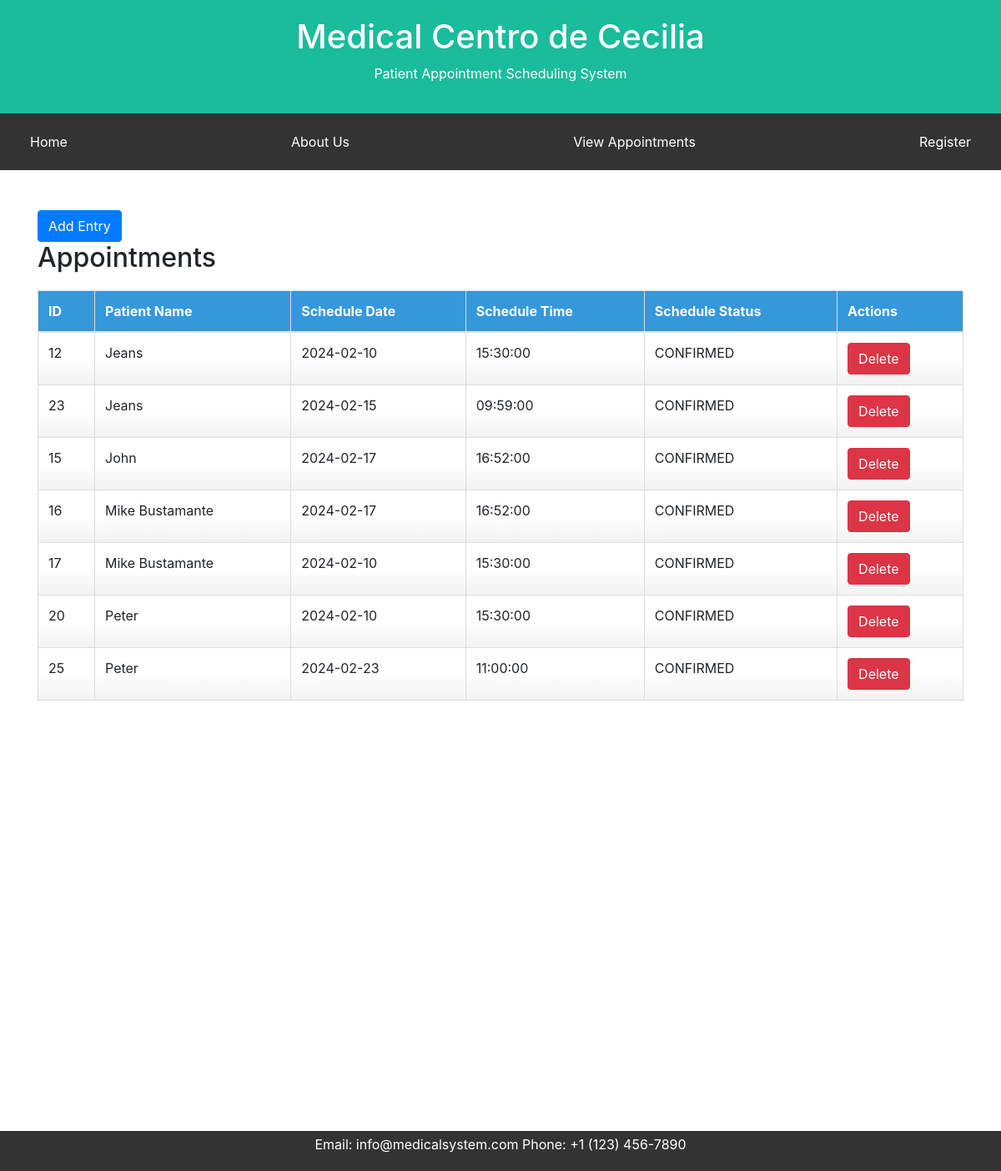
The page /view_appointment.php on the database its author committed.
### tables this page shows
CREATE TABLE `appointment` (
  `a_id` int(11) NOT NULL,
  `s_id` int(11) NOT NULL,
  `p_id` int(11) NOT NULL
);

CREATE TABLE `patient` (
  `p_id` int(11) NOT NULL,
  `p_name` varchar(50) NOT NULL,
  `p_email` varchar(50) NOT NULL
);

CREATE TABLE `schedule` (
  `s_id` int(11) NOT NULL,
  `s_date` date NOT NULL,
  `s_time` time NOT NULL,
  `s_status` varchar(50) NOT NULL DEFAULT 'Pending'
);

### view_appointment.php (the view, shortened to what this page needs)
<?php include_once 'templates/header.php'; ?>
<?php include 'includes/db_connection.php'; ?>
<body>
    <div class="container mt-5" style="padding-bottom: 500px;">
        <button class="btn btn-primary" data-toggle="modal" data-target="#appointmentModal">Add Entry</button>
        <div>
            <h2>Appointments</h2>
            <table class="table">
                <thead>
                    <tr>
                        <th>ID</th>
                        <th>Patient Name</th>
                        <th>Schedule Date</th>
                        <th>Schedule Time</th>
                        <th>Schedule Status</th>
                        <th>Actions</th>
                    </tr>
                </thead>
                <tbody>
                    <?php
                    $appointments = $conn->query("
                        SELECT a.a_id, p.p_name, s.s_date, s.s_time, s.s_status
                        FROM appointment a
                        JOIN patient p ON a.p_id = p.p_id
                        JOIN schedule s ON a.s_id = s.s_id
                    ");
                   foreach ($appointments as $appointment) {
    echo "<tr>";
    echo "<td>{$appointment['a_id']}</td>";
    echo "<td>{$appointment['p_name']}</td>";
    echo "<td>{$appointment['s_date']}</td>";
    echo "<td>{$appointment['s_time']}</td>";
    echo "<td>{$appointment['s_status']}</td>";
    echo "<td><a href='delete_appointment.php?id={$appointment['a_id']}' class='btn btn-danger'>Delete</a></td>";
    echo "</tr>";
}
                    ?>
                </tbody>
            </table>
        </div>
    </div>
    <?php include_once 'templates/footer.php'; ?>
</body>
</html>

### templates/header.php (shortened to what this page needs)
<!DOCTYPE html>
<html lang="en">
<head>
 <link rel="stylesheet" href="css/style.css">
 <link rel="stylesheet" href="css/aboutus.css">
 <link rel="stylesheet" href="css/mystyle.css">
 <link rel="stylesheet" href="https://stackpath.bootstrapcdn.com/bootstrap/4.5.2/css/bootstrap.min.css">
</head>
<div class="header">
  <h1>Medical Centro de Cecilia</h1>
  <p>Patient Appointment Scheduling System</p>
</div>
<div class="navbar">
  <a href="index.php" class="active">Home</a>
  <a href="about-us.php">About Us</a>
  <a href="view_appointment.php">View Appointments</a>
  <a href="form.php" class="right">Register</a>
</div>

### templates/footer.php
<div class="footer">
    <div class="contact-info">
        <p> Email: info@medicalsystem.com       Phone: +1 (123) 456-7890</p>
    </div>
</div>
</body>
</html>

### css/style.css (style rules this page uses)
* { box-sizing: border-box; }
body { font-family: Arial, Helvetica, sans-serif; margin: 0; }
.header h1 { font-size: 40px; }
.navbar { overflow: hidden; background-color: #333; position: sticky; position: -webkit-sticky; top: 0; z-index: 5; }
.navbar a { float: left; display: block; color: white; text-align: center; padding: 14px 20px; text-decoration: none; }
.navbar a.right { float: right; }
.navbar a.active { background-color: none; color: white; }
.footer { background-color: #333; width: 100%; height: 6vh; color: #fff; text-align: center; display: flex; justify-content: center; align-items: center; }

### css/aboutus.css (style rules this page uses)
body { font-family: Arial, Helvetica, sans-serif; margin: 0; }
html { box-sizing: border-box; }
*, *:before, *:after { box-sizing: inherit; }
.container { padding: 0 16px; }
.container::after, .row::after { content: ""; clear: both; display: table; }

### templates/header.php (style rules this page uses)
.header { padding: 20px 0; text-align: center; background: #1abc9c; color: white; }
.navbar { z-index: 1; }

### view_appointment.php (style rules this page uses)
table { border-collapse: collapse; width: 100%; margin-top: 20px; }
th, td { border: 1px solid #ddd; padding: 8px; text-align: left; }
th { background-color: #3498db; color: #fff; }
th, td { position: relative; }
th::after, td::after { content: ''; position: absolute; background: linear-gradient(to bottom, #fff, #f2f2f2); height: 50%; width: 100%; top: 50%; left: 0; z-index: -1; }

### rows shown on the page
appointment: a_id "12", p.p_name "Jeans", s.s_date "2024-02-10", s.s_time "15:30:00", s.s_status "CONFIRMED"
appointment: a_id "23", p.p_name "Jeans", s.s_date "2024-02-15", s.s_time "09:59:00", s.s_status "CONFIRMED"
appointment: a_id "15", p.p_name "John", s.s_date "2024-02-17", s.s_time "16:52:00", s.s_status "CONFIRMED"
appointment: a_id "16", p.p_name "Mike Bustamante", s.s_date "2024-02-17", s.s_time "16:52:00", s.s_status "CONFIRMED"
appointment: a_id "17", p.p_name "Mike Bustamante", s.s_date "2024-02-10", s.s_time "15:30:00", s.s_status "CONFIRMED"
appointment: a_id "20", p.p_name "Peter", s.s_date "2024-02-10", s.s_time "15:30:00", s.s_status "CONFIRMED"
appointment: a_id "25", p.p_name "Peter", s.s_date "2024-02-23", s.s_time "11:00:00", s.s_status "CONFIRMED"
